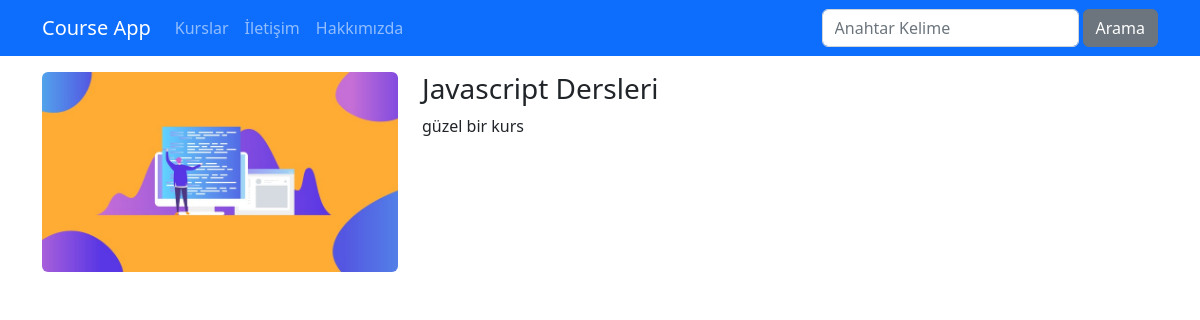
Page /kurslar/javascript-dersleri on the committed database.
### courses/models.py (models this page shows, shortened)
class Course(models.Model):
    title = models.CharField(max_length=50)
    description = models.TextField()
    imageUrl = models.CharField(max_length=50, blank=False)
    date= models.DateField(auto_now=True)
    isActive = models.BooleanField(default=False)
    isHome = models.BooleanField(default=False)
    slug = models.SlugField(default="",blank=True,null=False, unique=True, db_index=True)
    categories = models.ManyToManyField(Category)

### courses/views.py (the view)
# urls.py: path('<slug:slug>', views.details, name="course_details"),
def details(request, slug):
    course = get_object_or_404(Course, slug=slug)
    context = {
       'course': course
    }
    return render(request, 'courses/details.html', context)

### courses/templates/courses/details.html (shortened to what this page needs)
{% extends 'layout.html' %}
{% load static %}
{% block css_files %}
    <link rel="stylesheet" href="{% static 'courses/css/style.css' %}">
{% endblock %}
{% block content %}
    <div class="container mt-3">
        <div class="row">
            <div class="col-4">
                <img class="img-fluid rounded" src="{% static 'courses/img/'|add:course.imageUrl %}" alt="{{course.title}}">
            </div>
            <div class="col-8">
                <h1 class="h3">{{course.title}}</h1>
                <p>
                    {{ course.description }}
                </p>
            </div>
        </div>
    </div>
{% endblock %}

### rows in the picture
Course: imageUrl (picture), title "Javascript Dersleri", description "güzel bir kurs"
